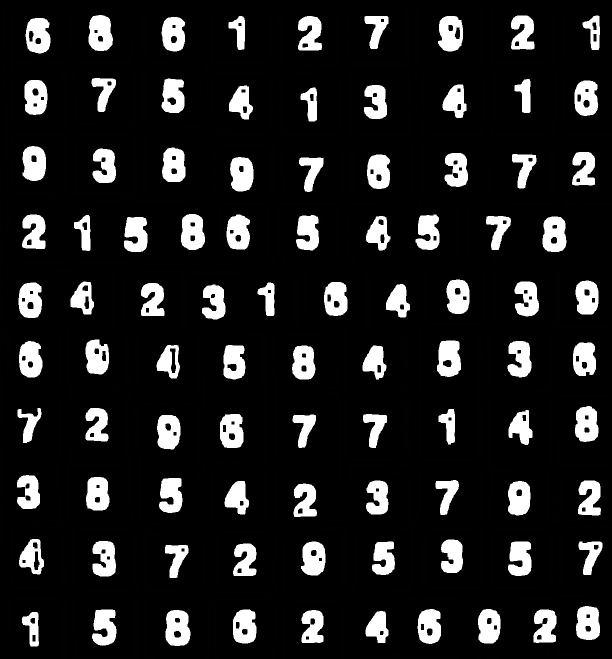
#> input picture src/train/pitrain.png, 1224 x 1318 px (shown at 1/2 size)
$ python train.py
#> lines starting #> are read from the running program, lines starting #| are printed output that depends on the picture; after the words box and inside, x2 and y2 are one past the last pixel; in counts of white or black regions, pixels touching at a corner belong together
import sys

import numpy as np
import cv2

im = cv2.imread('pitrain.png')
#> im is the input picture: shape (1318, 1224, 3); min 0, max 255, mean 32.8
im = ~im
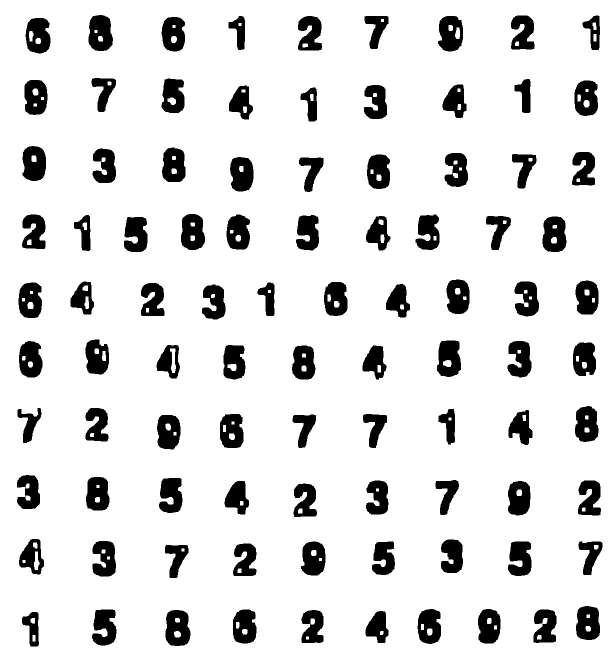
#> im: shape (1318, 1224, 3) (shown at 1/2 size); min 0, max 255, mean 222.2
# resize
scale_percent = 60 # percent of original size
width = int(im.shape[1] * scale_percent / 100)
#> width = 734
height = int(im.shape[0] * scale_percent / 100)
#> height = 790
dim = (width, height)
#> dim = (734, 790)
im = cv2.resize(im, dim, interpolation = cv2.INTER_AREA)
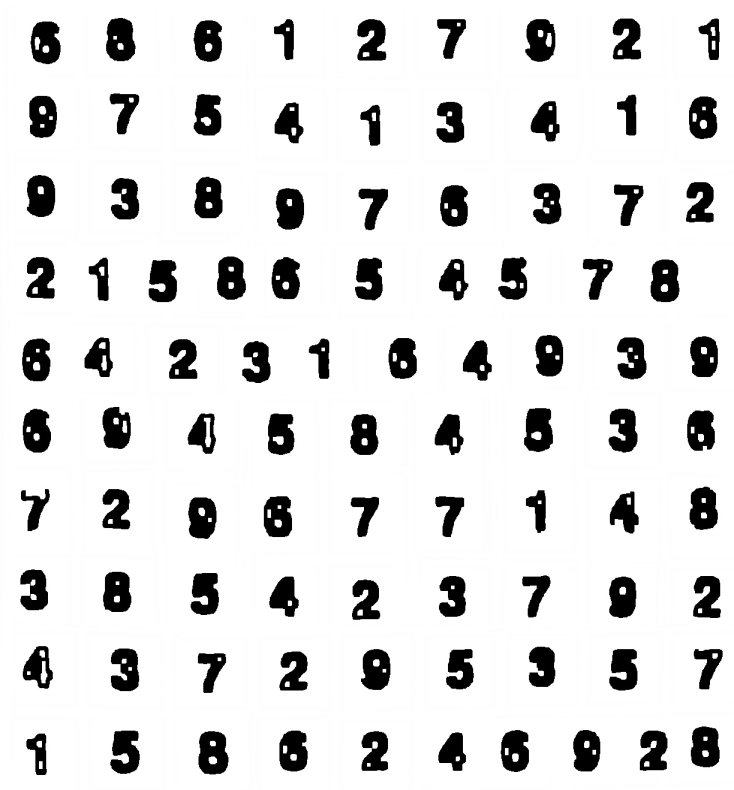
#> im: shape (790, 734, 3); min 0, max 255, mean 222.2
# resize end

im3 = im.copy()


gray = cv2.cvtColor(im,cv2.COLOR_BGR2GRAY)
blur = cv2.GaussianBlur(gray,(5,5),0)
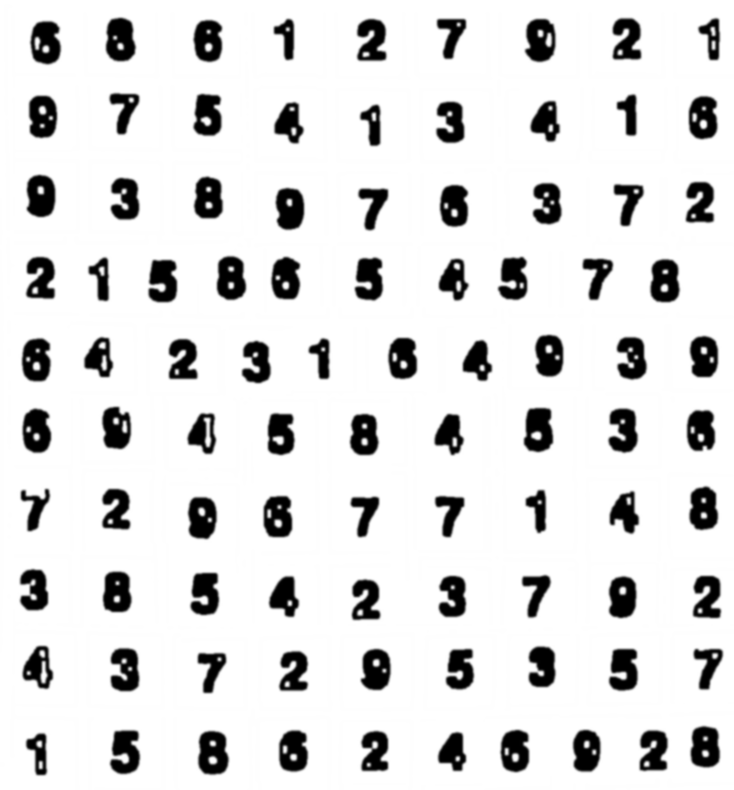
#> blur: shape (790, 734); min 0, max 255, mean 222.3
thresh = cv2.adaptiveThreshold(blur,255,1,1,11,2)
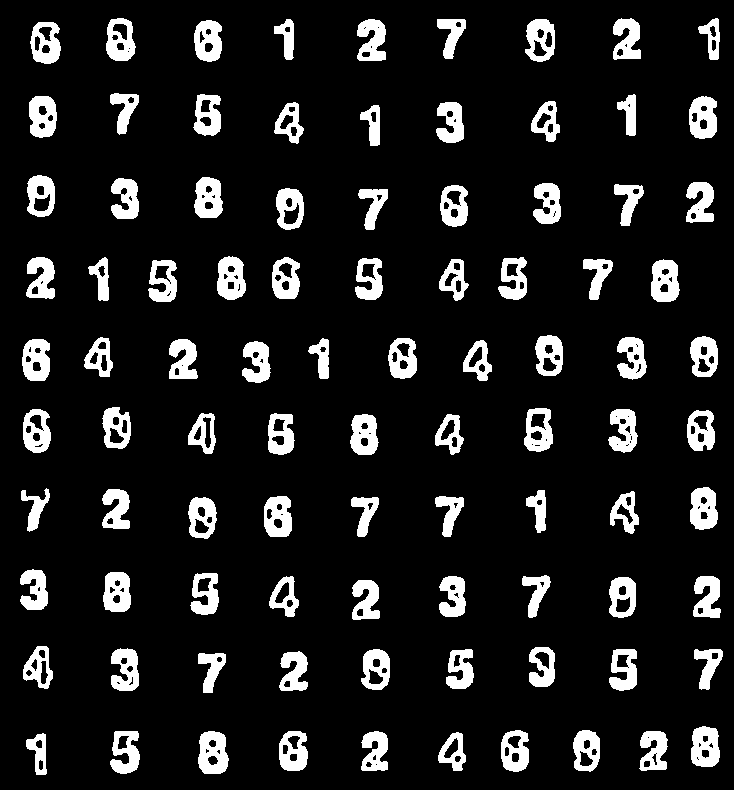
#> thresh: shape (790, 734); 11.7% white; 93 white regions

#################      Now finding Contours         ###################

contours,hierarchy = cv2.findContours(thresh,cv2.RETR_LIST,cv2.CHAIN_APPROX_SIMPLE)
#> contours = 336 contours, 70 with area under 20; largest, box (x1, y1, x2, y2) and area: (198, 731, 229, 774) 1046, (30, 22, 61, 64) 996, (525, 19, 555, 62) 994, (524, 408, 553, 452) 994, (106, 18, 136, 61) 991

samples =  np.empty((0,100))
responses = []
keys = [i for i in range(48,58)]

for cnt in contours:
    if cv2.contourArea(cnt)>50:
        [x,y,w,h] = cv2.boundingRect(cnt)

        if  h>28:
            cv2.rectangle(im,(x,y),(x+w,y+h),(0,0,255),2)
            roi = thresh[y:y+h,x:x+w]
            roismall = cv2.resize(roi,(10,10))
            cv2.imshow('norm',im)
            key = cv2.waitKey(0)

            if key == 27:  # (escape to quit)
                sys.exit()
#> (the program exits here)
